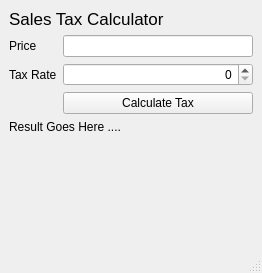
<?xml version="1.0" encoding="UTF-8"?>
<ui version="4.0">
 <class>MainWindow</class>
 <widget class="QMainWindow" name="MainWindow">
  <property name="geometry">
   <rect>
    <x>0</x>
    <y>0</y>
    <width>262</width>
    <height>273</height>
   </rect>
  </property>
  <property name="windowTitle">
   <string>Sales tax Calculator</string>
  </property>
  <widget class="QWidget" name="centralwidget">
   <layout class="QFormLayout" name="formLayout">
    <item row="0" column="0" colspan="2">
     <widget class="QLabel" name="label_3">
      <property name="font">
       <font>
        <pointsize>13</pointsize>
       </font>
      </property>
      <property name="text">
       <string>Sales Tax Calculator</string>
      </property>
     </widget>
    </item>
    <item row="2" column="0">
     <widget class="QLabel" name="label">
      <property name="font">
       <font>
        <pointsize>9</pointsize>
        <weight>50</weight>
        <bold>false</bold>
       </font>
      </property>
      <property name="text">
       <string>Price</string>
      </property>
     </widget>
    </item>
    <item row="2" column="1">
     <widget class="QLineEdit" name="LI_price_box">
      <property name="alignment">
       <set>Qt::AlignRight|Qt::AlignTrailing|Qt::AlignVCenter</set>
      </property>
     </widget>
    </item>
    <item row="4" column="0">
     <widget class="QLabel" name="label_2">
      <property name="text">
       <string>Tax Rate</string>
      </property>
     </widget>
    </item>
    <item row="4" column="1">
     <widget class="QSpinBox" name="sb_tax_rate">
      <property name="alignment">
       <set>Qt::AlignRight|Qt::AlignTrailing|Qt::AlignVCenter</set>
      </property>
      <property name="maximum">
       <number>9</number>
      </property>
     </widget>
    </item>
    <item row="6" column="0" colspan="2">
     <widget class="QLabel" name="result_text">
      <property name="text">
       <string>Result Goes Here ....</string>
      </property>
     </widget>
    </item>
    <item row="5" column="1">
     <widget class="QPushButton" name="pb_calc_tax">
      <property name="text">
       <string>Calculate Tax</string>
      </property>
     </widget>
    </item>
   </layout>
  </widget>
  <widget class="QMenuBar" name="menubar">
   <property name="geometry">
    <rect>
     <x>0</x>
     <y>0</y>
     <width>262</width>
     <height>21</height>
    </rect>
   </property>
  </widget>
  <widget class="QStatusBar" name="statusbar"/>
 </widget>
 <resources/>
 <connections/>
</ui>
